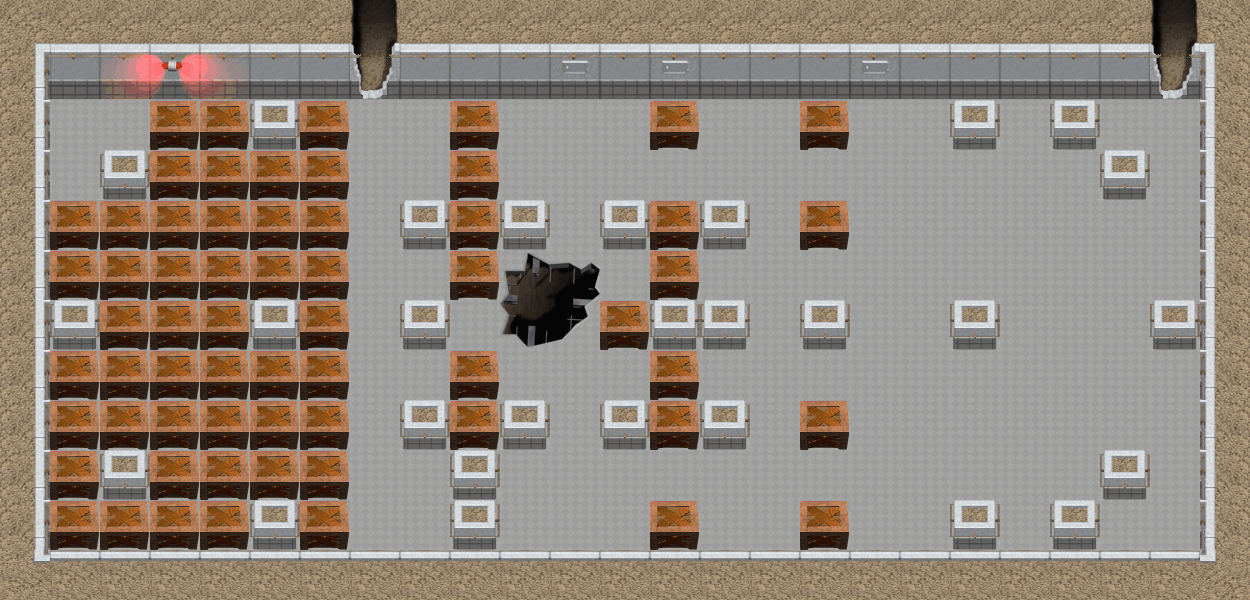

Tiled map render using the project's own tile images. Description and the map definition, with tile-layer contents summarised, below:
An orthogonal 25x12 tile map with 50x50 px tiles, 2 tile layers (background, graphics), 3 tilesets and 125 objects.

<map version="1.0" orientation="orthogonal" renderorder="right-down" width="25" height="12" tilewidth="50" tileheight="50" nextobjectid="129">
<properties>
  <property name="bonus1" value="1" />
  <property name="bonus2" value="2" />
  <property name="bonus3" value="3" />
  <property name="bonus4" value="4" />
  <property name="bonus5" value="5" />
  <property name="bonus6" value="6" />
  <property name="bonus7" value="7" />
  <property name="bonus8" value="8" />
  <property name="bonus9" value="9" />
  <property name="enemy1" type="int" value="5" />
  <property name="enemy2" type="int" value="6" />
  <property name="enemy3" type="int" value="7" />
  <property name="enemy4" type="int" value="8" />
  <property name="enemy5" type="int" value="10" />
  <property name="height" type="int" value="600" />
  <property name="main_tile_set" value="second_maps" />
  <property name="num_bonus1" type="int" value="12" />
  <property name="num_bonus2" type="int" value="12" />
  <property name="num_bonus3" type="int" value="4" />
  <property name="num_bonus4" type="int" value="4" />
  <property name="num_bonus5" type="int" value="4" />
  <property name="num_bonus6" type="int" value="4" />
  <property name="num_bonus7" type="int" value="4" />
  <property name="num_bonus8" type="int" value="4" />
  <property name="num_bonus9" type="int" value="4" />
  <property name="num_bonus_total" type="int" value="52" />
  <property name="num_enemies" type="int" value="5" />
  <property name="num_explodable_items" type="int" value="63" />
  <property name="num_types_bonus" type="int" value="9" />
  <property name="width" type="int" value="1250" />
 </properties>
 <tileset firstgid="1" name="second_maps" tilewidth="50" tileheight="50" tilecount="80" columns="10">
  <image source="second_maps.png" width="500" height="400" />
 </tileset>
 <tileset firstgid="81" name="flames" tilewidth="50" tileheight="50" tilecount="50" columns="10">
  <image source="flames.png" width="512" height="256" />
 </tileset>
 <tileset firstgid="131" name="flamesNBomb" tilewidth="50" tileheight="50" tilecount="8" columns="8">
  <image source="flames/flamesNBomb.png" width="400" height="50" />
 </tileset>
 <layer name="background" width="25" height="12">
  <data>[300 cells, 300 non-empty, 1 distinct tile ids]</data>
 </layer>
 <layer name="graphics" width="25" height="12">
  <data>[300 cells, 300 non-empty, 22 distinct tile ids]</data>
 </layer>
 <objectgroup name="walls">
  <object id="1" x="0" y="0" width="1250" height="100" />
  <object id="2" x="1200" y="100" width="50" height="500" />
  <object id="3" x="0" y="550" width="1200" height="50" />
  <object id="4" x="0" y="100" width="50" height="450" />
  <object id="5" x="100" y="150" width="50" height="50" />
  <object id="6" x="250" y="100" width="50" height="50" />
  <object id="7" x="250" y="300" width="50" height="50" />
  <object id="8" x="50" y="300" width="50" height="50" />
  <object id="9" x="100" y="450" width="50" height="50" />
  <object id="10" x="250" y="500" width="50" height="50" />
  <object id="11" x="450" y="450" width="50" height="100" />
  <object id="12" x="400" y="400" width="50" height="50" />
  <object id="13" x="400" y="300" width="50" height="50" />
  <object id="14" x="400" y="200" width="50" height="50" />
  <object id="15" x="500" y="200" width="50" height="50" />
  <object id="16" x="500" y="250" width="100" height="100" />
  <object id="17" x="500" y="400" width="50" height="50" />
  <object id="18" x="600" y="400" width="50" height="50" />
  <object id="19" x="700" y="400" width="50" height="50" />
  <object id="20" x="650" y="300" width="100" height="50" />
  <object id="22" x="600" y="200" width="50" height="50" />
  <object id="23" x="700" y="200" width="50" height="50" />
  <object id="24" x="800" y="300" width="50" height="50" />
  <object id="25" x="950" y="300" width="50" height="50" />
  <object id="26" x="950" y="100" width="50" height="50" />
  <object id="27" x="1050" y="100" width="50" height="50" />
  <object id="28" x="1100" y="150" width="50" height="50" />
  <object id="29" x="1150" y="300" width="50" height="50" />
  <object id="30" x="1100" y="450" width="50" height="50" />
  <object id="31" x="1050" y="500" width="50" height="50" />
  <object id="32" x="950" y="500" width="50" height="50" />
 </objectgroup>
 <objectgroup name="boxes">
  <object id="33" x="150" y="100" width="50" height="50" />
  <object id="34" x="200" y="100" width="50" height="50" />
  <object id="35" x="300" y="100" width="50" height="50" />
  <object id="36" x="150" y="150" width="50" height="50" />
  <object id="37" x="200" y="150" width="50" height="50" />
  <object id="38" x="250" y="150" width="50" height="50" />
  <object id="39" x="300" y="150" width="50" height="50" />
  <object id="40" x="50" y="200" width="50" height="50" />
  <object id="41" x="100" y="200" width="50" height="50" />
  <object id="42" x="150" y="200" width="50" height="50" />
  <object id="43" x="200" y="200" width="50" height="50" />
  <object id="44" x="250" y="200" width="50" height="50" />
  <object id="45" x="300" y="200" width="50" height="50" />
  <object id="46" x="50" y="250" width="50" height="50" />
  <object id="47" x="100" y="250" width="50" height="50" />
  <object id="48" x="150" y="250" width="50" height="50" />
  <object id="49" x="200" y="250" width="50" height="50" />
  <object id="50" x="250" y="250" width="50" height="50" />
  <object id="51" x="300" y="250" width="50" height="50" />
  <object id="53" x="100" y="300" width="50" height="50" />
  <object id="54" x="150" y="300" width="50" height="50" />
  <object id="55" x="200" y="300" width="50" height="50" />
  <object id="56" x="50" y="350" width="50" height="50" />
  <object id="57" x="100" y="350" width="50" height="50" />
  <object id="58" x="150" y="350" width="50" height="50" />
  <object id="59" x="200" y="350" width="50" height="50" />
  <object id="60" x="250" y="350" width="50" height="50" />
  <object id="61" x="300" y="350" width="50" height="50" />
  <object id="62" x="300" y="300" width="50" height="50" />
  <object id="63" x="50" y="400" width="50" height="50" />
  <object id="64" x="50" y="450" width="50" height="50" />
  <object id="65" x="50" y="500" width="50" height="50" />
  <object id="66" x="100" y="500" width="50" height="50" />
  <object id="67" x="150" y="500" width="50" height="50" />
  <object id="68" x="200" y="500" width="50" height="50" />
  <object id="69" x="150" y="450" width="50" height="50" />
  <object id="70" x="150" y="400" width="50" height="50" />
  <object id="71" x="100" y="400" width="50" height="50" />
  <object id="72" x="200" y="400" width="50" height="50" />
  <object id="73" x="200" y="450" width="50" height="50" />
  <object id="74" x="250" y="400" width="50" height="50" />
  <object id="75" x="250" y="450" width="50" height="50" />
  <object id="76" x="300" y="400" width="50" height="50" />
  <object id="77" x="300" y="450" width="50" height="50" />
  <object id="78" x="300" y="500" width="50" height="50" />
  <object id="79" x="450" y="100" width="50" height="50" />
  <object id="80" x="450" y="150" width="50" height="50" />
  <object id="81" x="450" y="200" width="50" height="50" />
  </objectgroup>
 <objectgroup name="Camada de Objectos 3" />
 <objectgroup name="Camada de Objectos 4" />
 <objectgroup name="Camada de Objectos 5" />
 <objectgroup name="Camada de Objectos 6" />
 <objectgroup name="Camada de Objectos 7" />
 <objectgroup name="clouder">
  <!-- 5 objects omitted --></objectgroup>
 <objectgroup name="trap">
  <!-- 10 objects omitted --></objectgroup>
 <objectgroup name="redball">
  <!-- 2 objects omitted --></objectgroup>
 <objectgroup name="advancedTrap">
  <!-- 14 objects omitted --></objectgroup>
 <objectgroup name="TV">
  <!-- 1 objects omitted --></objectgroup>
</map>
<!-- 46 of 125 objects omitted -->
